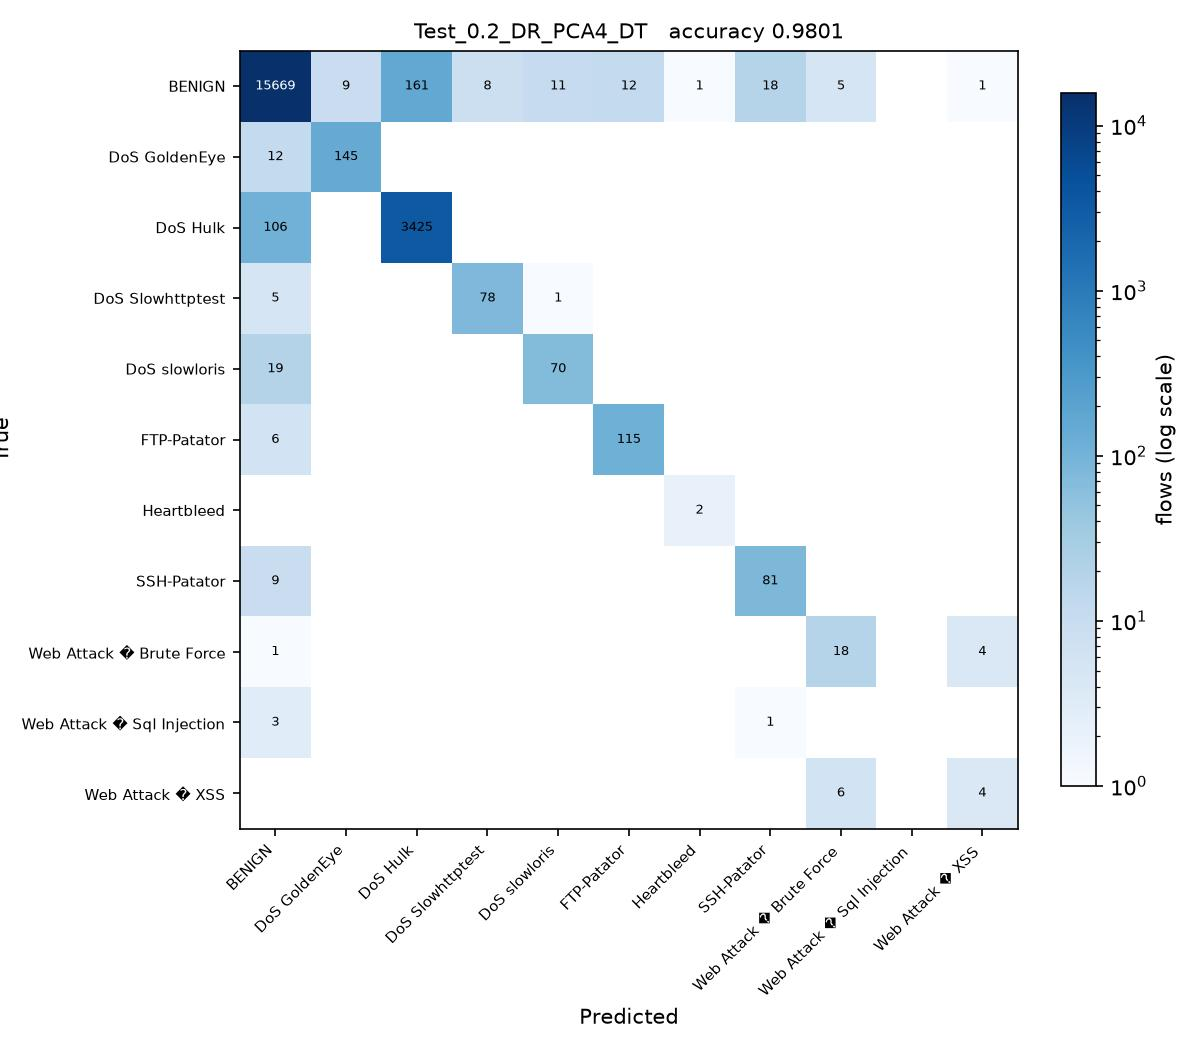

Write the Python code that produced this figure.
# Test_0.2_DR_PCA4_DT.py
#
# Test size 0.2  |  PCA, 4 components  |  Decision Tree (sheet #6)
#
# This is SGDC_60_40.py with the changes marked CHANGE below and nothing else.

import os
from pathlib import Path

# CHANGE 1: find the folder holding the three CSV files and run from there, so
# the plain file names below resolve no matter where this script is started
# from or how deeply it sits inside the project folder.
HERE = Path(__file__).resolve().parent
for PROJECT in [HERE, *HERE.parents]:
    if (PROJECT / 'Tuesday-WorkingHours.pcap_ISCX.csv').exists():
        os.chdir(PROJECT)
        break
else:
    raise SystemExit('Put this folder inside the folder that holds the three '
                     'CIC-IDS2017 CSV files, then run the script again.')
import numpy as np
import pandas as pd

df1 = pd.read_csv('Tuesday-WorkingHours.pcap_ISCX.csv', low_memory=True)
df2 = pd.read_csv('Wednesday-workingHours.pcap_ISCX.csv', low_memory=True)
df3 = pd.read_csv('Thursday-WorkingHours-Morning-WebAttacks.pcap_ISCX.csv', low_memory=True)

dataset = pd.concat([df1, df2, df3], ignore_index=True)

dataset.columns = dataset.columns.str.strip()

# CHANGE 2: a stratified sample of 100000 flows, the same for every run. An RBF
# SVM on all 1.3 million flows would take about an hour per script.
# At least 50 flows of every class are kept.
label = dataset.columns[-1]
dataset = pd.concat(
    [g.sample(n=min(len(g), max(50, round(100000 * len(g) / len(dataset)))), random_state=0)
     for _, g in dataset.groupby(label)],
    ignore_index=True
)

X = dataset.iloc[:, :-1]
y = dataset.iloc[:, -1]

X = X.apply(pd.to_numeric, errors='coerce')

X.replace([np.inf, -np.inf], np.nan, inplace=True)

from sklearn.impute import SimpleImputer

imputer = SimpleImputer(missing_values=np.nan, strategy='mean')
X = imputer.fit_transform(X)

from sklearn.preprocessing import LabelEncoder

labelencoder_y = LabelEncoder()
y = labelencoder_y.fit_transform(y)

from sklearn.model_selection import train_test_split

X_train, X_test, y_train, y_test = train_test_split(
    X,
    y,
    test_size=0.2,   # CHANGE 3: test size
    random_state=0,
    stratify=y
)

# CHANGE 4: PCA, from PCA_LDA_KErnel_PCA_CODE.pdf (fit only on training data)
from sklearn.decomposition import PCA

pca = PCA(n_components=4)
X_train = pca.fit_transform(X_train)
X_test = pca.transform(X_test)

# CHANGE 5: Decision Tree (sheet #6) in place of SGDClassifier
from sklearn.tree import DecisionTreeClassifier

classifier = DecisionTreeClassifier(
    criterion='entropy',
    random_state=0
)

classifier.fit(X_train, y_train)

y_pred = classifier.predict(X_test) 

from sklearn.metrics import confusion_matrix
from sklearn.metrics import accuracy_score
from sklearn.metrics import precision_score
from sklearn.metrics import recall_score
from sklearn.metrics import f1_score
from sklearn.metrics import classification_report

cm = confusion_matrix(y_test, y_pred)

print("Confusion Matrix:\n")
print(cm)

print("\nAccuracy : {:.4f}".format(accuracy_score(y_test, y_pred)))
print("\nPrecision : {:.4f}".format(precision_score(y_test, y_pred, average='weighted')))
print("\nRecall : {:.4f}".format(recall_score(y_test, y_pred, average='weighted')))
print("\nF1 Score : {:.4f}".format(f1_score(y_test, y_pred, average='weighted')))

print("\nClassification Report:\n")
print(classification_report(y_test, y_pred))

# CHANGE 6: save the confusion matrix as Test_0.2_DR_PCA4_DT.jpg and record the result
import matplotlib
matplotlib.use('Agg')
import matplotlib.pyplot as plt
from matplotlib.colors import LogNorm

here = HERE                     # the folder this script sits in
names = [str(c) for c in labelencoder_y.classes_]
fig, ax = plt.subplots(figsize=(8, 7))
im = ax.imshow(cm, cmap='Blues', norm=LogNorm(vmin=1))
ax.set_xticks(range(len(names)), names, rotation=45, ha='right', fontsize=7)
ax.set_yticks(range(len(names)), names, fontsize=7)
ax.set_xlabel('Predicted')
ax.set_ylabel('True')
ax.set_title('Test_0.2_DR_PCA4_DT   accuracy {:.4f}'.format(accuracy_score(y_test, y_pred)), fontsize=10)
for i in range(cm.shape[0]):
    for j in range(cm.shape[1]):
        if cm[i, j]:
            ax.text(j, i, cm[i, j], ha='center', va='center', fontsize=6,
                    color='white' if cm[i, j] > cm.max() / 3 else 'black')
fig.colorbar(im, ax=ax, fraction=0.04, label='flows (log scale)')
fig.tight_layout()
fig.savefig(here / 'Test_0.2_DR_PCA4_DT.jpg', dpi=150)
plt.close(fig)

row = pd.DataFrame([{
    'Test': 0.2, 'DR': 'PCA4', 'Clas': 'DT',
    'Acc': round(accuracy_score(y_test, y_pred), 4),
    'Pre': round(precision_score(y_test, y_pred, average='weighted'), 4),
    'Rec': round(recall_score(y_test, y_pred, average='weighted'), 4),
    'F1': round(f1_score(y_test, y_pred, average='weighted'), 4),
    'script': 'Test_0.2_DR_PCA4_DT',
}])
out = PROJECT / 'results' / '75_runs_pca.csv'
out.parent.mkdir(exist_ok=True)
if out.exists():
    old = pd.read_csv(out)
    row = pd.concat([old[old['script'] != 'Test_0.2_DR_PCA4_DT'], row], ignore_index=True)
row.to_csv(out, index=False)
